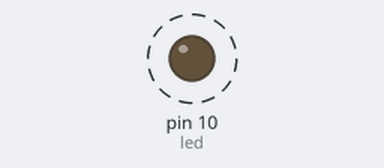
Recording of a sketch running on a simulated Arduino Uno, built with avr-gcc and run on an emulated ATmega328P. On the bench: output pins drawn as LEDs (lit = HIGH). Dashed ring = blinking.

Above: at 0.5 s.
Timing chart, 0 to 3.0 s (numbered marks = the images above):
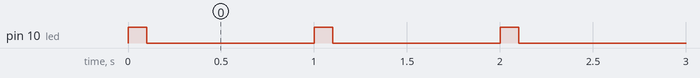

The sketch:

2.2.ino
```cpp
int led = 10;

void setup() {
    pinMode(led, OUTPUT);
}
void loop() {
    digitalWrite(led, HIGH);
    delay(100);
    digitalWrite(led, LOW);
    delay(900);
}
```

Measured:
- by itself, pin 10 (led): alternates HIGH for 0.10 s and LOW for 0.90 s
